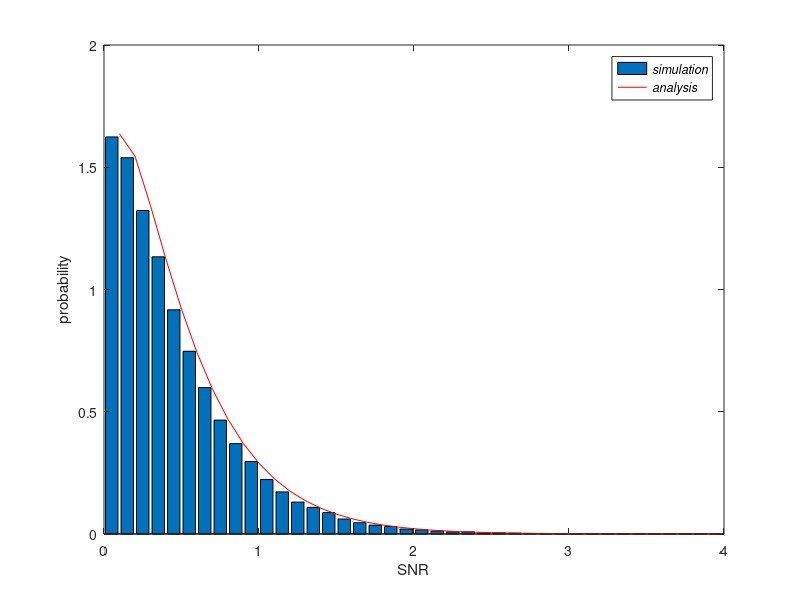
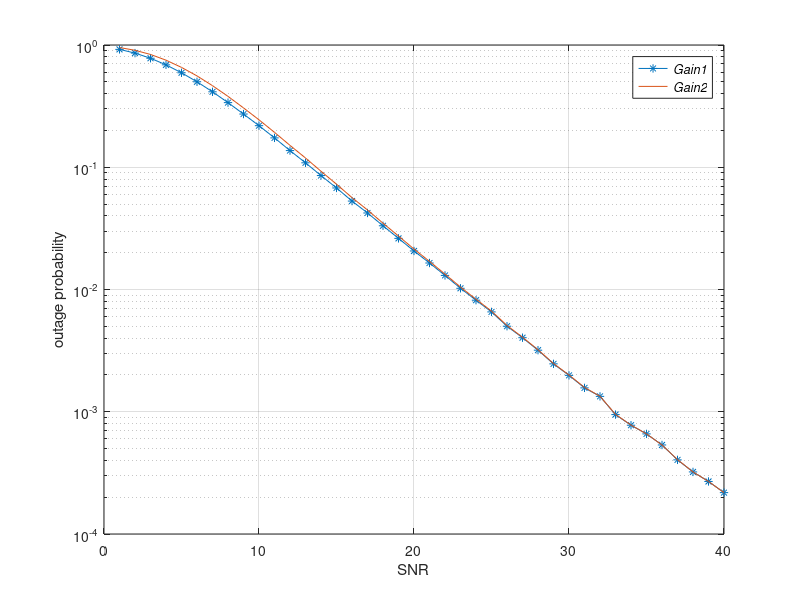
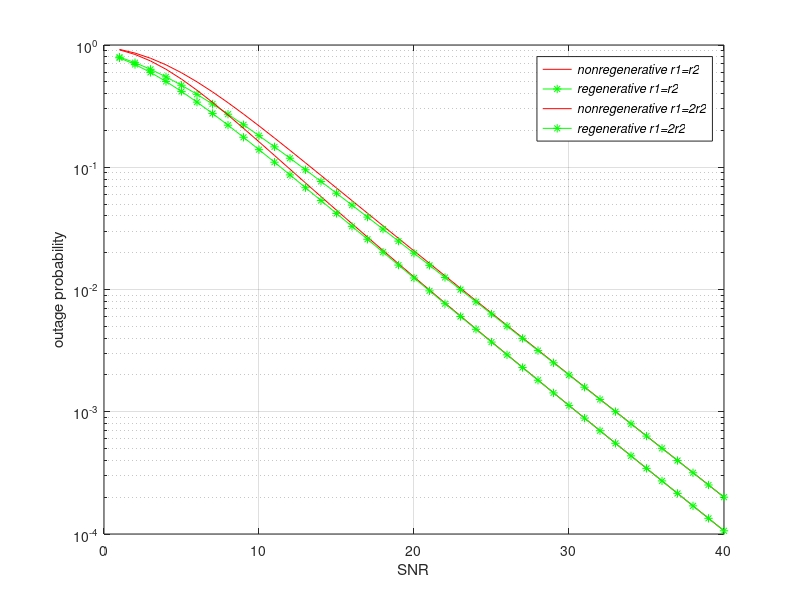

These figures' MATLAB source, in order:
clc
clear all;
close all;

%%figure 2
% Monte Carlo simulation of two Exponential RVs
avg_y1=1;
avg_y2=2;
n_loop=100000;
MonteCarlo=[];
x=0.05:0.1:4-0.05;
y1=exprnd(avg_y1,[1 n_loop]);
y2=exprnd(avg_y2,[1 n_loop]);
y=y1.*y2./(y1+y2);
yy=y1.*y2./(y1+y2+1);
n=hist(y,x)./n_loop*10;
figure(1);
bar(x,n);
hold on
%贝塞尔函数
K1 = besselk(1,2*x./sqrt(avg_y1.*avg_y2));
K0 = besselk(0,2*x./sqrt(avg_y1.*avg_y2));
py=(2*x.*exp(-x.*(1/avg_y1+1/avg_y2))./(avg_y1.*avg_y2)).*((avg_y1+avg_y2)./sqrt(avg_y1.*avg_y2).*K1+2.*K0);
plot(x+0.05,py,'r');
legend('\itsimulation','\itanalysis');
ylabel('probability');
xlabel('SNR');

%%figure 3
% outage probability of two gains
yth=1;
for avg=1:40	%dB
	avg_y1=10^(avg/10);
	avg_y2=10^(avg/10);
	n_loop=1000000;
	y1=exprnd(avg_y1,[1 n_loop]);
	y2=exprnd(avg_y2,[1 n_loop]);
	y=y1.*y2./(y1+y2);
	yy=y1.*y2./(y1+y2+1);
	gain1(avg)=sum(y<yth)./n_loop;
	gain2(avg)=sum(yy<yth)./n_loop;
end 
figure(2),semilogy(gain1,'-*'),hold on;
semilogy(gain2,'-'),grid on;
legend('\itGain1','\itGain2');
ylabel('outage probability');
xlabel('SNR');

%%figure 4
yth=1;
for avg=1:40
	avg_y1=10^(avg/10);
	avg_y2=10^(avg/10);
	K1 = besselk(1,2*yth/sqrt(avg_y1*avg_y2));
	Poutnonregenerative(avg)=1-2*yth/sqrt(avg_y1*avg_y2)*K1*exp(-yth*(1/avg_y1+1/avg_y2));
	Poutregenerative(avg)=1-exp(-yth*(1/avg_y1+1/avg_y2));
end 
for avg=1:40
	avg_y1=20^(avg/10);
	avg_y2=10^(avg/10);
	K1 = besselk(1,2*yth/sqrt(avg_y1*avg_y2));
	Poutnonregenerative1(avg)=1-2*yth/sqrt(avg_y1*avg_y2)*K1*exp(-yth*(1/avg_y1+1/avg_y2));
	Poutregenerative2(avg)=1-exp(-yth*(1/avg_y1+1/avg_y2));
end 
figure(3),semilogy(Poutnonregenerative,'-r'),hold on;
semilogy(Poutregenerative,'-*g'),hold on
hold on
semilogy(Poutnonregenerative1,'-r'),hold on;
semilogy(Poutregenerative2,'-*g');
grid on;
legend('\itnonregenerative r1=r2','\itregenerative r1=r2','\itnonregenerative r1=2r2','\itregenerative r1=2r2');
ylabel('outage probability');
xlabel('SNR');
hold on